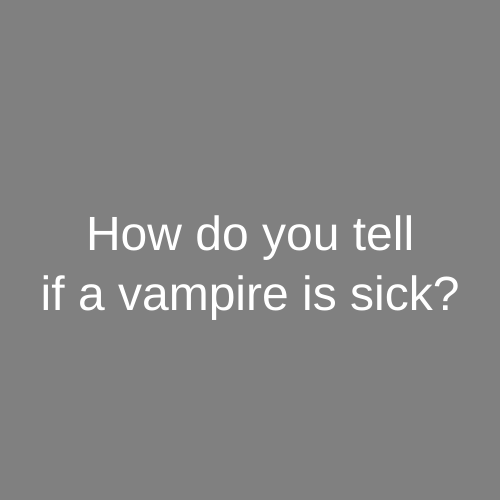
Frame 1 (no input)
Frame 60 (no input): identical to frame 1, image omitted
Frame 120 (the mouse pressed at the canvas centre since frame 60): identical to frame 1, image omitted

The p5.js sketch that drew this single still picture (run headless with seeded random() and noise() and a simulated clock; from frame 60 on, the mouse is pressed at the canvas centre):

// p5.js sketch
// ── sketch.js
let state = 0;
let timer = 0;

function setup() {
  createCanvas(500, 500);
  textSize(48);
  textAlign(CENTER);
}

function draw() {
  fill('white');
  switch (state) {
    case 0:
      background('grey');
      text("How do you tell\nif a vampire is sick?", width / 2, height / 2);
      break;
      //no code here
    case 1:
      background('black');
      text("By how much\nthey are coffin ...", width / 2, height / 2);
      break;

  }

  timer++; //must reset the timer
  if (timer > 3 * 60) {
    state++;
    timer = 0;

    if (state > 1) {
      state = 0;
    }
  }
}
